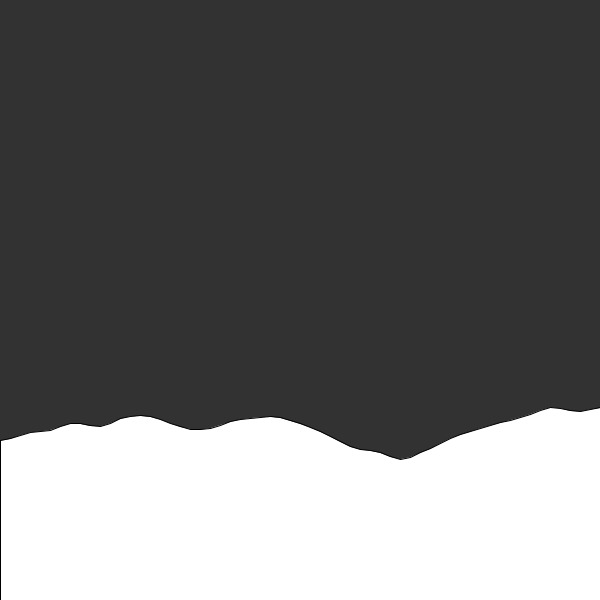
Frame 1 (no input)
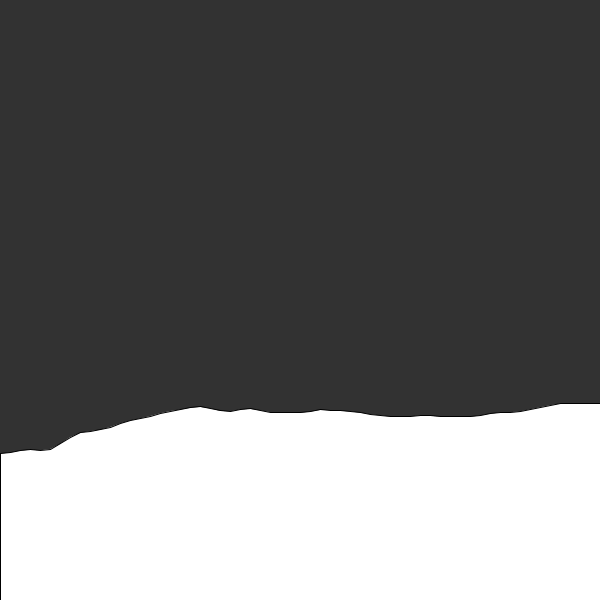
Frame 60 (the mouse pressed at the canvas centre just before this capture)
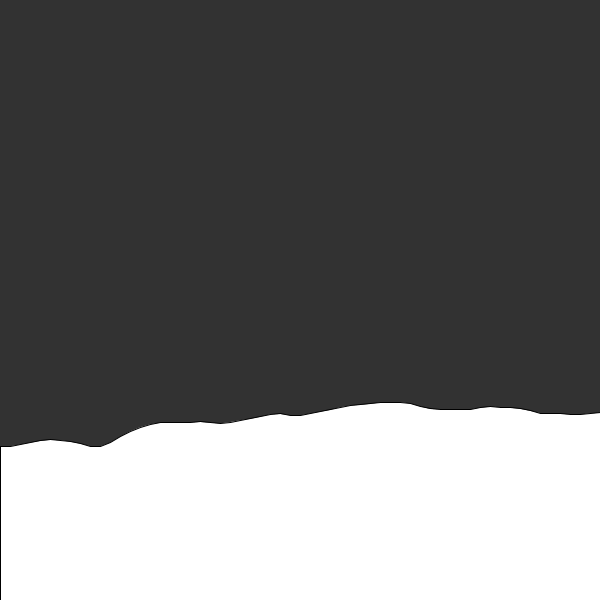
Frame 120 (the mouse held since frame 60 and released just before this capture)

The Processing sketch that drew these frames (run headless with seeded random() and noise(); from frame 60 on, the mouse is pressed at the canvas centre):

// Processing sketch: N_1_502_2DNoise
// ── N_1_502_2DNoise.pde
float yoff = 0.0; 
float increment = 0.02;

/******************************************************/

void setup() {
  size(600,600);
}

void draw() {
  background(50);
  //pNoise();
  wNoise();
  //nNoise();
}

/******************************************************/

void pNoise() {
  loadPixels();
    for (int x = 0; x < width; x++) {
      for (int y = 0; y < height; y++) {
        float bright = map(noise(x,y),0,1,0,255);
        //float bright = random(255);
        pixels[x+y*width] = color(bright);
      }
    }
updatePixels();
}

void wNoise() {
  fill(255);
  beginShape(); 
  
  float xoff = 0;

  for (float x = 0; x <= width; x += 10) {

    float y = map(noise(xoff, yoff), 0, 1, (height*0.8)-100,height*0.8);
    // float y = map(noise(xoff), 0, 1, 200,300);
    vertex(x, y); 

    xoff += 0.05;
  }
  yoff += 0.01;
  vertex(width, height);
  vertex(0, height);
  endShape(CLOSE);
}

void nNoise() {
  loadPixels();

  float xoff = 0.0;
  float detail = map(mouseX, 0, width, 0.1, 0.6);
  noiseDetail(8, detail);

  for (int x = 0; x < width; x++) {
    xoff += increment;
    float yoff = 0.0;
    for (int y = 0; y < height; y++) {
      yoff += increment;
      float bright = noise(xoff, yoff) * 255;

      pixels[x+y*width] = color(bright);
    }
  }
  
  updatePixels();
}
